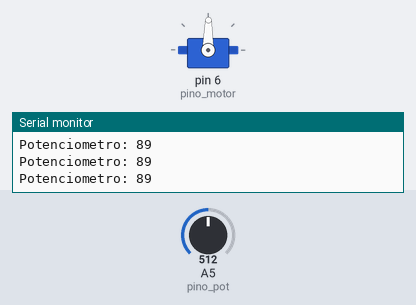
A sketch run on a simulated Arduino Uno, built with avr-gcc and run on an emulated ATmega328P. Parts: servo, the last lines printed to the serial monitor. The test bench sets the inputs (shaded band); at power-on: A5 (pino_pot) = 512.

Above: at 6.2 s.
6.3 s: A5 (pino_pot) set to 558
At 7.6 s:
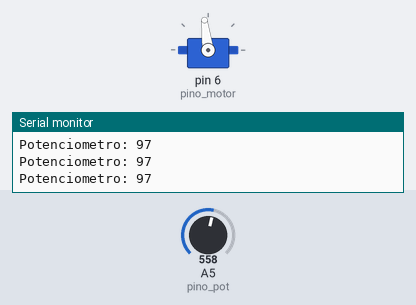
9.3 s: A5 (pino_pot) set to 580
At 10.5 s:
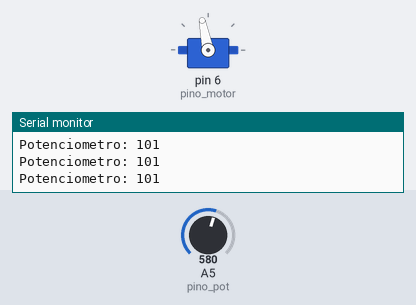
10.8 s: A5 (pino_pot) set to 306
At 12.0 s:
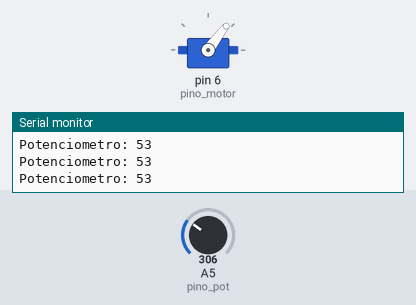
12.3 s: A5 (pino_pot) set to 62
At 12.7 s:
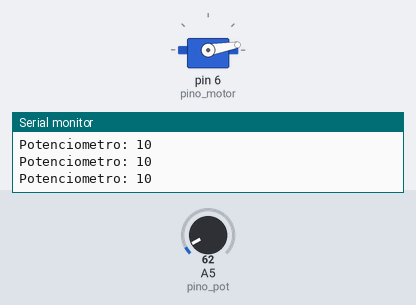
13.8 s: A5 (pino_pot) set to 54
At 15.1 s:
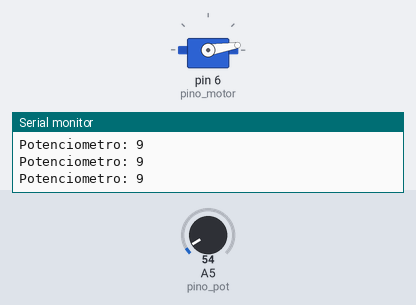
16.8 s: A5 (pino_pot) set to 122
At 18.0 s:
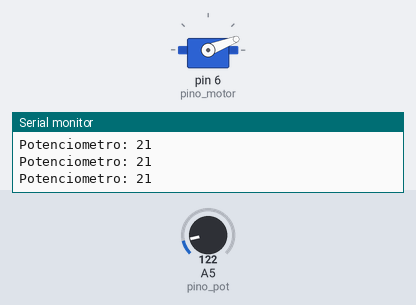
Timing chart, 0 to 19.3 s (numbered marks = the images above; inputs shaded):
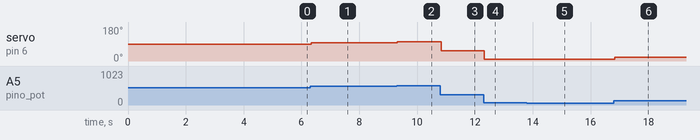

The sketch:

BLCD__ESC_e_BEC.ino
```cpp
#include <Servo.h> //Chama a biblioteca Servo

Servo ServoMotor; //Chama o motor de ServoMotor e ativa a função servo no código

int pino_pot = A5; //Pino do potenciometro
int pino_motor = 6; //Pino de controle do motor
int valor; //Variável do tipo inteira chamada "valor"

void setup() // Função de Configuração Inicial
{
  Serial.begin(9600); //Define o uso do monitor serial com velocidade de 9,6 segundos
  ServoMotor.attach(pino_motor); //Degine a função servo no pino 6 que controla o motor
  Serial.println("Aguardando 5 segundos...."); //Exibição no monitor serial uma a mensagem entre aspas
  delay(5000); //Define atraso e espero de 5 segundos
}

void loop() //Função de Execução Infinita
{
  valor = analogRead(pino_pot);   //Le o valor do potenciometro
  valor = map(valor, 0, 1023, 0, 179);   //Converte o valor para uma faixa entre 0 e 179
  Serial.print("Potenciometro: ");   //Mostra o valor no serial monitor
  Serial.println(valor); //Imprime o valor do motor
  ServoMotor.write(valor);   //Envia o valor para o motor
}
```

Measured:
- after the input at 6.3 s, servo on pin 6 (pino_motor): 89° → 97° at once
- after the input at 9.3 s, servo on pin 6 (pino_motor): 97° → 101° at once
- after the input at 10.8 s, servo on pin 6 (pino_motor): 101° → 53° at once
- after the input at 12.3 s, servo on pin 6 (pino_motor): 53° → 10° at once
- after the input at 13.8 s, servo on pin 6 (pino_motor): 10° → 9° at once
- after the input at 16.8 s, servo on pin 6 (pino_motor): 9° → 21° at once
